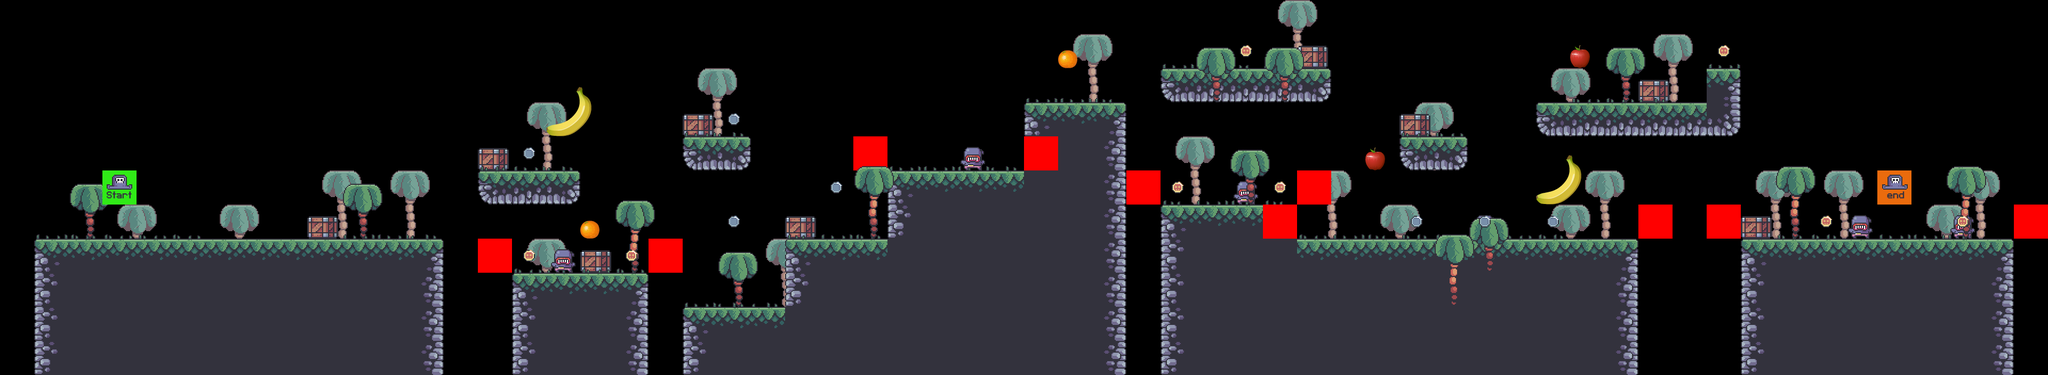

Below is a game level as drawn by its tile map, then a one-line description and the .tmx that defines it (tile-layer data replaced by summaries):
An orthogonal 60x11 tile map with 64x64 px tiles, 10 tile layers (bg_palm, terrain, crate, grass, ...), 8 tilesets.

<map version="1.10" tiledversion="1.10.1" orientation="orthogonal" renderorder="right-down" width="60" height="11" tilewidth="64" tileheight="64" infinite="0" nextlayerid="11" nextobjectid="1">
 <editorsettings>
  <export target="../2/level_2.csv" format="csv" />
 </editorsettings>
 <tileset firstgid="1" source="../tilesets/terrain_tiles.tsx" />
 <tileset firstgid="17" source="../tilesets/coin_tiles.tsx" />
 <tileset firstgid="19" source="../tilesets/grass_tiles.tsx" />
 <tileset firstgid="24" source="../tilesets/palms.tsx" />
 <tileset firstgid="27" source="../tilesets/crates.tsx" />
 <tileset firstgid="28" source="../tilesets/player_tiles.tsx" />
 <tileset firstgid="30" source="../tilesets/enemy_tiles.tsx" />
 <tileset firstgid="32" source="../tilesets/food.tsx" />
 <layer id="5" name="bg_palm" width="60" height="11">
  <data>[660 cells, 22 non-empty, 1 distinct tile ids]</data>
 </layer>
 <layer id="1" name="terrain" width="60" height="11">
  <data>[660 cells, 237 non-empty, 10 distinct tile ids]</data>
 </layer>
 <layer id="6" name="crate" width="60" height="11">
  <data>[660 cells, 9 non-empty, 1 distinct tile ids]</data>
 </layer>
 <layer id="3" name="grass" width="60" height="11">
  <data>[660 cells, 57 non-empty, 5 distinct tile ids]</data>
 </layer>
 <layer id="8" name="enemies" width="60" height="11">
  <data>[660 cells, 6 non-empty, 1 distinct tile ids]</data>
 </layer>
 <layer id="9" name="constrains" width="60" height="11">
  <data>[660 cells, 10 non-empty, 1 distinct tile ids]</data>
 </layer>
 <layer id="4" name="fg_palm" width="60" height="11">
  <data>[660 cells, 13 non-empty, 2 distinct tile ids]</data>
 </layer>
 <layer id="2" name="coins" width="60" height="11">
  <data>[660 cells, 15 non-empty, 2 distinct tile ids]</data>
 </layer>
 <layer id="10" name="food" width="60" height="11">
  <data>[660 cells, 6 non-empty, 3 distinct tile ids]</data>
 </layer>
 <layer id="7" name="player" width="60" height="11">
  <data>[660 cells, 2 non-empty, 2 distinct tile ids]</data>
 </layer>
</map>
